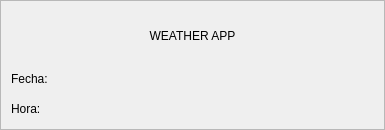
           <widget class="QFrame" name="frame_info">
            <property name="sizePolicy">
             <sizepolicy hsizetype="Fixed" vsizetype="Fixed">
              <horstretch>0</horstretch>
              <verstretch>0</verstretch>
             </sizepolicy>
            </property>
            <property name="minimumSize">
             <size>
              <width>385</width>
              <height>130</height>
             </size>
            </property>
            <property name="maximumSize">
             <size>
              <width>385</width>
              <height>130</height>
             </size>
            </property>
            <property name="frameShape">
             <enum>QFrame::StyledPanel</enum>
            </property>
            <property name="frameShadow">
             <enum>QFrame::Raised</enum>
            </property>
            <layout class="QGridLayout" name="gridLayout_5">
             <property name="leftMargin">
              <number>10</number>
             </property>
             <property name="topMargin">
              <number>10</number>
             </property>
             <property name="rightMargin">
              <number>10</number>
             </property>
             <property name="bottomMargin">
              <number>10</number>
             </property>
             <property name="spacing">
              <number>10</number>
             </property>
             <item row="1" column="0">
              <widget class="QLabel" name="label_date">
               <property name="sizePolicy">
                <sizepolicy hsizetype="Preferred" vsizetype="Fixed">
                 <horstretch>0</horstretch>
                 <verstretch>0</verstretch>
                </sizepolicy>
               </property>
               <property name="minimumSize">
                <size>
                 <width>0</width>
                 <height>20</height>
                </size>
               </property>
               <property name="maximumSize">
                <size>
                 <width>16777215</width>
                 <height>20</height>
                </size>
               </property>
               <property name="text">
                <string>Fecha:</string>
               </property>
              </widget>
             </item>
             <item row="0" column="0">
              <widget class="QLabel" name="label_title">
               <property name="sizePolicy">
                <sizepolicy hsizetype="Preferred" vsizetype="Fixed">
                 <horstretch>0</horstretch>
                 <verstretch>0</verstretch>
                </sizepolicy>
               </property>
               <property name="minimumSize">
                <size>
                 <width>0</width>
                 <height>50</height>
                </size>
               </property>
               <property name="maximumSize">
                <size>
                 <width>16777215</width>
                 <height>50</height>
                </size>
               </property>
               <property name="text">
                <string>WEATHER APP</string>
               </property>
               <property name="alignment">
                <set>Qt::AlignCenter</set>
               </property>
              </widget>
             </item>
             <item row="2" column="0">
              <widget class="QLabel" name="label_hour">
               <property name="sizePolicy">
                <sizepolicy hsizetype="Preferred" vsizetype="Fixed">
                 <horstretch>0</horstretch>
                 <verstretch>0</verstretch>
                </sizepolicy>
               </property>
               <property name="minimumSize">
                <size>
                 <width>0</width>
                 <height>20</height>
                </size>
               </property>
               <property name="maximumSize">
                <size>
                 <width>16777215</width>
                 <height>20</height>
                </size>
               </property>
               <property name="text">
                <string>Hora:</string>
               </property>
              </widget>
             </item>
            </layout>
           </widget>
